Frame 1 (no input): blank canvas, image omitted
Frame 60 (no input): blank canvas, image omitted
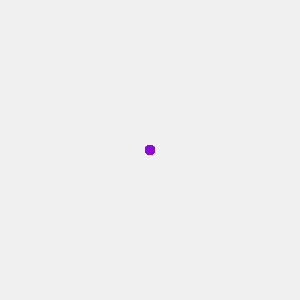
Frame 120 (the mouse pressed at the canvas centre since frame 60)

The p5.js sketch whose frames 1 and 60 were blank and that drew this single picture after the mouse press (run headless with seeded random() and noise() and a simulated clock; from frame 60 on, the mouse is pressed at the canvas centre):

// p5.js sketch
// ── sketch.js
var radio = 10
var t = 100

function setup() {
  createCanvas(300,300);
  noStroke();
  fill(random(200),random(50),random(100,255),t);
  background(240);
}

function draw() {
  if (mouseIsPressed) {
    circle(mouseX, mouseY,radio);
  }

}

function keyPressed() {
  if (key === ' ') {
    background(240);
  }
  if (key === 'g') {
    fill(0,255,0,t);
  }
   if (key === 'p') {
    fill(255,0,255,t);
  }
   if (key === 'o') {
    fill(255, 113, 0,t);
  }
    if (key === 'y') {
    fill(255,255,0,t);
  }
   if (key === 'b') {
    fill(0,0,255,t);
  }
   if (key === 'r') {
    fill(255, 0, 0,t);
   }
    if (key === 'n') {
    fill(0,150);
  }
   if (key === 'e') {
    fill(240,180);
  }
   if (key === '0') {
    radio = 5;
  }
  if (key === '1') {
    radio = 10;
   }
   if (key === '2') {
    radio = 15;
   }
  if (key === '3') {
    radio = 20;
   }
   if (key === '0') {
    radio = 5;
  }
  if (key === '4') {
    t = 10;
   }
   if (key === '5') {
    t = 150;
   }
  if (key === '6') {
    t = 200;
   }
}
